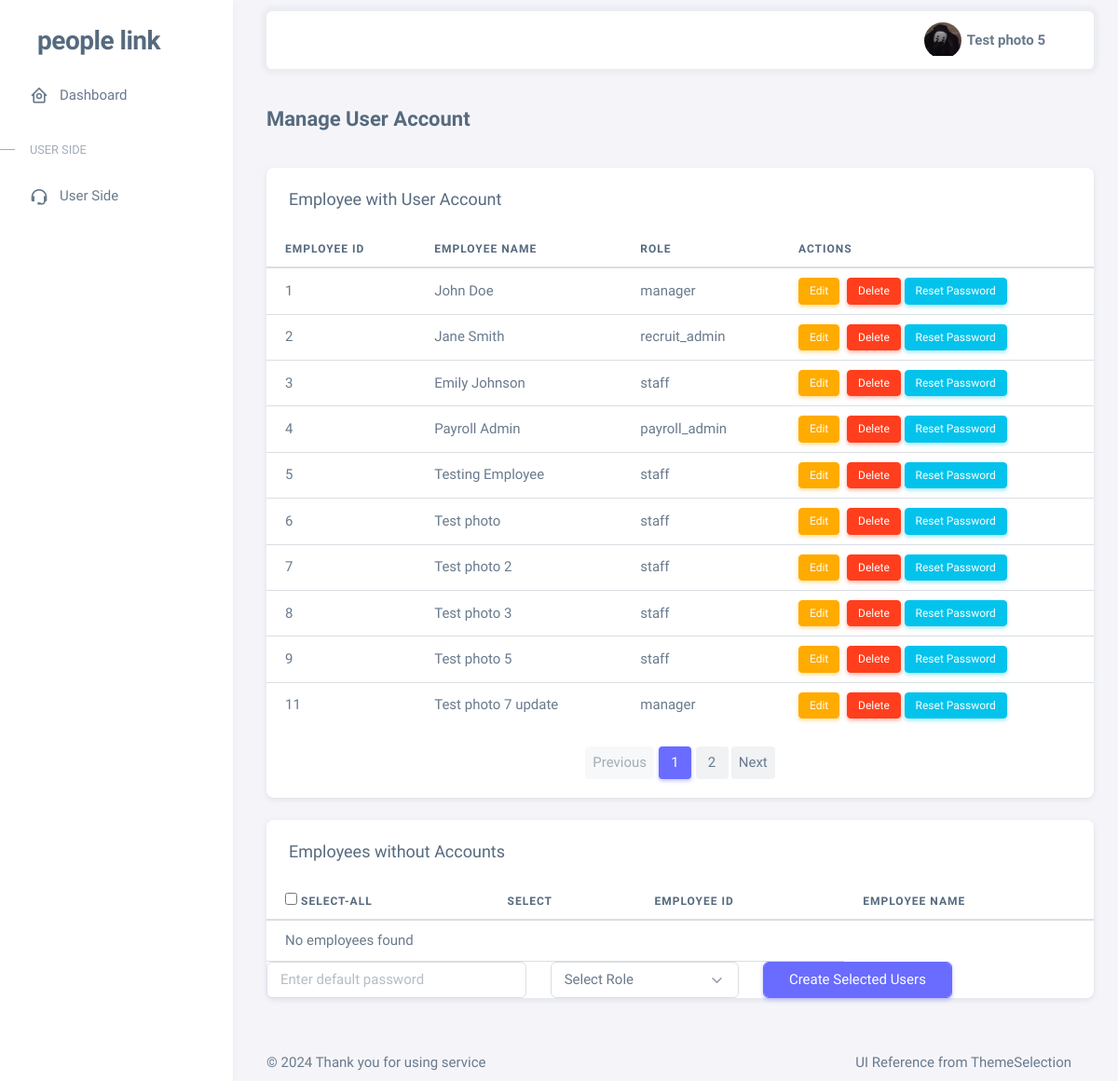
The app's page /check_employee_accounts (signed in) with its own data.
### tables this page shows
CREATE TABLE employee (
    emp_id INTEGER PRIMARY KEY AUTOINCREMENT,
    emp_name TEXT NOT NULL,
    email TEXT NOT NULL UNIQUE,  -- Employee email
    phone_number TEXT NOT NULL,  -- Employee phone number
    photo BLOB,  -- Employee profile photo (can store as binary data)
    dept_id INTEGER NOT NULL,
    job_status TEXT NOT NULL,
    gender TEXT NOT NULL,
    termination_date DATE,
    employee_status TEXT NOT NULL,
    join_date DATE NOT NULL,
    pos_id INTEGER NOT NULL,
    is_dept_leader INTEGER DEFAULT 0, -- 0 = not leader, 1 = leader
    is_team_leader INTEGER DEFAULT 0, -- 0 = not team leader, 1 = team leader
    FOREIGN KEY (pos_id) REFERENCES position (pos_id),
    FOREIGN KEY (dept_id) REFERENCES department (dept_id)
);

CREATE TABLE users (
        user_id INTEGER PRIMARY KEY AUTOINCREMENT,
        emp_id INTEGER NOT NULL,
        password BLOB NOT NULL,  -- Hashed password
        role TEXT CHECK(role IN ('manager', 'recruit_admin', 'payroll_admin', 'staff')) NOT NULL,
        FOREIGN KEY (emp_id) REFERENCES employee (emp_id)
    );

### app.py (the view)
@app.route('/check_employee_accounts')
def check_employee_accounts():
    if 'role' not in session:
        return redirect(url_for('login'))
    conn = get_db()
    cursor = conn.cursor()
    page_users = request.args.get('page_users', 1, type=int)
    per_page_users = 10
    offset_users = (page_users - 1) * per_page_users
    cursor.execute('''
    SELECT u.user_id, e.emp_id, e.emp_name, u.role
    FROM users u
    JOIN employee e ON u.emp_id = e.emp_id
    LIMIT ? OFFSET ?
    ''', (per_page_users, offset_users))
    users_with_name = cursor.fetchall()
    cursor.execute('SELECT COUNT(*) FROM users')
    total_users = cursor.fetchone()[0]
    total_pages_users = (total_users + per_page_users - 1) // per_page_users
    current_emp_id = session.get('emp_id')
    page_employees = request.args.get('page_employees', 1, type=int)
    per_page_employees = 10
    offset_employees = (page_employees - 1) * per_page_employees
    cursor.execute('''
        SELECT e.emp_id, e.emp_name, u.role
        FROM employee e
        JOIN users u ON e.emp_id = u.emp_id
        LIMIT ? OFFSET ?
    ''', (per_page_employees, offset_employees))
    employees_with_accounts = cursor.fetchall()
    cursor.execute(
        'SELECT COUNT(*) FROM employee e JOIN users u ON e.emp_id = u.emp_id')
    total_employees_with_accounts = cursor.fetchone()[0]
    total_pages_employees = (
        total_employees_with_accounts + per_page_employees - 1) // per_page_employees
    cursor.execute('''
        SELECT e.emp_id, e.emp_name
        FROM employee e
        LEFT JOIN users u ON e.emp_id = u.emp_id
        WHERE u.emp_id IS NULL
    ''')
    employees_without_accounts = cursor.fetchall()
    conn.close()
    return render_template(
        'check_employee_accounts.html',
        users_with_name=users_with_name,
        employees_with_accounts=employees_with_accounts,
        employees_without_accounts=employees_without_accounts,
        current_emp_id=current_emp_id,
        page_users=page_users,
        total_pages_users=total_pages_users,
        page_employees=page_employees,
        total_pages_employees=total_pages_employees
    )

### app.py (called while the page is built)
def get_db():
    conn = sqlite3.connect('hrm.db')
    conn.row_factory = sqlite3.Row
    return conn

### templates/check_employee_accounts.html (shortened to what this page needs)
{% extends "base.html" %}
{% block content %}
<div class="container-xxl flex-grow-1 container-p-y">
    <h4 class="fw-bold py-3 mb-4">Manage User Account</h4>
    <div class="card mb-4">
        <h5 class="card-header">Employee with User Account</h5>
        <div class="table-responsive text-nowrap">
            <table class="table">
                <thead>
                    <tr>
                        <th>Employee ID</th>
                        <th>Employee Name</th>
                        <th>Role</th>
                        <th>Actions</th>
                    </tr>
                </thead>
                <tbody class="table-border-bottom-0">
                    {% for user in users_with_name %}
                    <tr>
                        <td>{{ user[1] }}</td>
                        <td>{{ user[2] }}</td>
                        <td>{{ user[3] }}</td>
                        <td>
                            <a href="{{ url_for('edit_user', user_id=user[0], role=user[2]) }}" class="btn btn-warning btn-sm me-1">Edit</a>
                            <form action="{{ url_for('delete_user', user_id=user[0], role=user[2]) }}" method="POST" style="display:inline;">
                                <button type="submit" class="btn btn-danger btn-sm">Delete</button>
                            </form>
                            <a href="{{ url_for('reset_password', user_id=user[0]) }}" class="btn btn-info btn-sm">Reset Password</a>
                        </td>
                    </tr>
                    {% endfor %}
                </tbody>
            </table>
        </div>
        <nav aria-label="Page navigation">
            <ul class="pagination justify-content-center">
                {% if page_users > 1 %}
                <li class="page-item">
                    <a class="page-link" href="{{ url_for('check_employee_accounts', page_users=page_users-1, page_employees=page_employees) }}">Previous</a>
                </li>
                {% else %}
                <li class="page-item disabled">
                    <span class="page-link">Previous</span>
                </li>
                {% endif %}
                {% for p in range(1, total_pages_users + 1) %}
                <li class="page-item {% if page_users == p %}active{% endif %}">
                    <a class="page-link" href="{{ url_for('check_employee_accounts', page_users=p, page_employees=page_employees) }}">{{ p }}</a>
                </li>
                {% endfor %}
                {% if page_users < total_pages_users %}
                <li class="page-item">
                    <a class="page-link" href="{{ url_for('check_employee_accounts', page_users=page_users+1, page_employees=page_employees) }}">Next</a>
                </li>
                {% else %}
                <li class="page-item disabled">
                    <span class="page-link">Next</span>
                </li>
                {% endif %}
            </ul>
        </nav>
    </div>
    <div class="card mb-4">
        <h5 class="card-header">Employees without Accounts</h5>
        <form action="{{ url_for('add_users') }}" method="post">
            <div class="table-responsive text-nowrap">
                <table class="table">
                    <thead>
                        <tr>
                            <th>
                                <input type="checkbox" id="select-all">  Select-all
                            </th>
                            <th>Select</th>
                            <th>Employee ID</th>
                            <th>Employee Name</th>
                        </tr>
                    </thead>
                    <tbody>
                        {% if employees_without_accounts %}
                        {% for emp in employees_without_accounts %}
                        <tr>
                            <td><input type="checkbox" name="emp_ids" value="{{ emp[0] }}" class="emp-checkbox"></td>
                            <td><input type="checkbox" name="emp_ids" value="{{ emp[0] }}"></td>
                            <td>{{ emp[0] }}</td>
                            <td>{{ emp[1] }}</td>
                        </tr>
                        {% endfor %}
                        {% else %}
                        <tr>
                            <td colspan="3">No employees found</td>
                        </tr>
                        {% endif %}
                    </tbody>
                </table>
            </div>
            <div class="row align-items-center">
                <div class="col-md-4">
                    <input class="form-control" type="password" name="password" placeholder="Enter default password" required>
                </div>
                <div class="col-md-3">
                    <select class="form-select" name="role" required>
                        <option value="" disabled selected>Select Role</option>
                    </select>
                </div>
                <div class="col-md-3">
                    <button type="submit" class="btn btn-primary form-control">Create Selected Users</button>
                </div>
            </div>
        </form>
    </div>
</div>
{% endblock %}

### templates/base.html (shortened to what this page needs)
<!DOCTYPE html>
<html
  lang="en"
  class="light-style layout-menu-fixed"
  dir="ltr"
  data-theme="theme-default"
  data-assets-path="{{ url_for('static', filename='assets/') }}"
  data-template="vertical-menu-template-free"
>
  <head>
    <link rel="stylesheet" href="{{ url_for('static', filename='assets/vendor/fonts/boxicons.css') }}" />
    <link rel="stylesheet" href="{{ url_for('static', filename='assets/vendor/css/core.css') }}" class="template-customizer-core-css" />
    <link rel="stylesheet" href="{{ url_for('static', filename='assets/vendor/css/theme-default.css') }}" class="template-customizer-theme-css" />
    <link rel="stylesheet" href="{{ url_for('static', filename='assets/css/demo.css') }}" />
    <link rel="stylesheet" href="{{ url_for('static', filename='assets/vendor/libs/perfect-scrollbar/perfect-scrollbar.css') }}" />
    <link rel="stylesheet" href="{{ url_for('static', filename='assets/vendor/libs/apex-charts/apex-charts.css') }}" />
  </head>
  <body>
    <div class="layout-wrapper layout-content-navbar">
      <div class="layout-container">
        <aside id="layout-menu" class="layout-menu menu-vertical menu bg-menu-theme">
          <div class="app-brand demo">
            <a href="{{ url_for('index') }}" class="app-brand-link">
              <span class="app-brand-text demo menu-text fw-bolder ms-2">People Link</span>
            </a>
          </div>
          <ul class="menu-inner py-1">
            <li class="menu-item">
              <a href="{{ url_for('index') }}" class="menu-link">
                <i class="menu-icon tf-icons bx bx-home-circle"></i>
                <div data-i18n="Analytics">Dashboard</div>
              </a>
            </li>
            <li class="menu-header small text-uppercase">
              <span class="menu-header-text">User Side</span>
            </li>
            <li class="menu-item">
              <a href="{{ url_for('check_in') }}" target="_blank" class="menu-link">
                <i class="menu-icon tf-icons bx bx-support"></i>
                <div data-i18n="Support">User Side</div>
              </a>
            </li>
          </ul>
        </aside>
        <div class="layout-page">
          <nav class="layout-navbar container-xxl navbar navbar-expand-xl navbar-detached align-items-center bg-navbar-theme" id="layout-navbar">
            <div class="navbar-nav-right d-flex align-items-center" id="navbar-collapse">
              <ul class="navbar-nav flex-row align-items-center ms-auto">
                <li class="nav-item navbar-dropdown dropdown-user dropdown">
                  <a class="nav-link dropdown-toggle hide-arrow d-flex align-items-center" href="javascript:void(0);" data-bs-toggle="dropdown">
                    <div class="avatar avatar-online me-2">
                      {% if session.get('photo') == 'default-avatar.jpg' %}
                      <img src="{{ url_for('static', filename='assets/img/avatars/1.jpg') }}" alt="Default Avatar" class="w-px-40 h-auto rounded-circle" />
                    {% else %}
                      <img src="{{ url_for('static', filename='uploads/' ~ session['photo']) }}" alt="User Avatar" class="w-px-40 h-auto rounded-circle" />
                    {% endif %}
                                                </div>
                    <span class="fw-semibold">{{ session['username'] }}</span>
                  </a>
                </li>
              </ul>
            </div>
          </nav>
          <div class="content-wrapper">
            {% block content %}
            {% endblock %}
            <footer class="content-footer footer bg-footer-theme">
              <div class="container-xxl d-flex flex-wrap justify-content-between py-2 flex-md-row flex-column">
                <div class="mb-2 mb-md-0">
                  © <script>document.write(new Date().getFullYear());</script> Thank you for using service
                </div>
                <div>
                  <a href="https://themeselection.com/license/" class="footer-link me-4" target="_blank">UI Reference from ThemeSelection</a>
                </div>
              </div>
            </footer>
          </div>
        </div>
      </div>
    </div>
  </body>
</html>

### static/assets/css/demo.css (style rules this page uses)
.menu .app-brand.demo { height: 64px; margin-top: 12px; }
.app-brand-text.demo { font-size: 1.75rem; letter-spacing: -0.5px; text-transform: lowercase; }
.pagination { display: flex; justify-content: center; margin: 20px 0; }

### records on screen
employee: username "Test photo 5"
users: emp_id "1", emp_name "John Doe", role "manager"
users: emp_id "2", emp_name "Jane Smith", role "recruit_admin"
users: emp_id "3", emp_name "Emily Johnson", role "staff"
users: emp_id "4", emp_name "Payroll Admin", role "payroll_admin"
users: emp_id "5", emp_name "Testing Employee", role "staff"
users: emp_id "6", emp_name "Test photo", role "staff"
users: emp_id "7", emp_name "Test photo 2", role "staff"
users: emp_id "8", emp_name "Test photo 3", role "staff"
users: emp_id "9", emp_name "Test photo 5", role "staff"
users: emp_id "11", emp_name "Test photo 7 update", role "manager"

### other values on screen
{{ p }} "1" "2"
